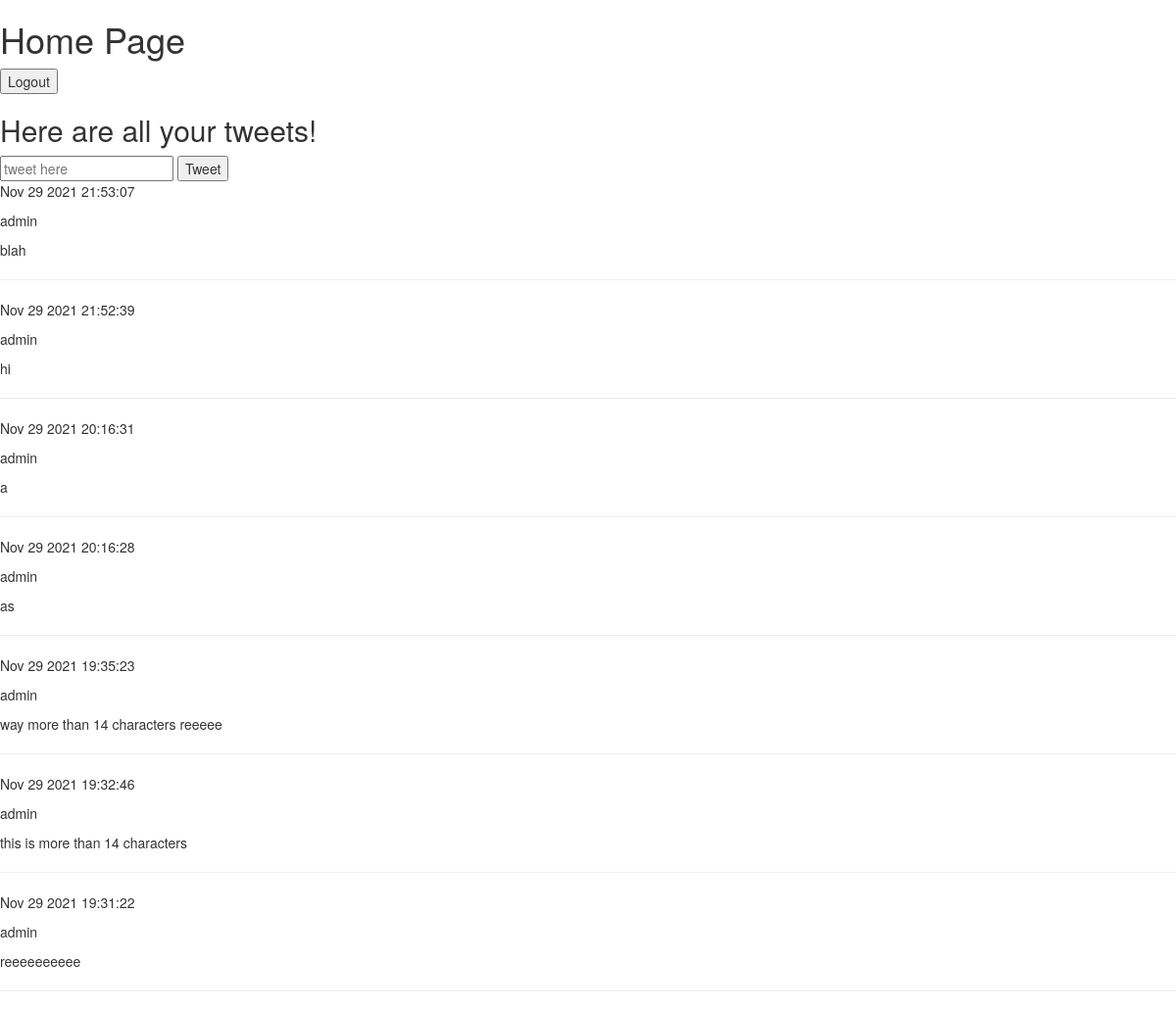
Page /core/ (signed in) on the earlier database version.
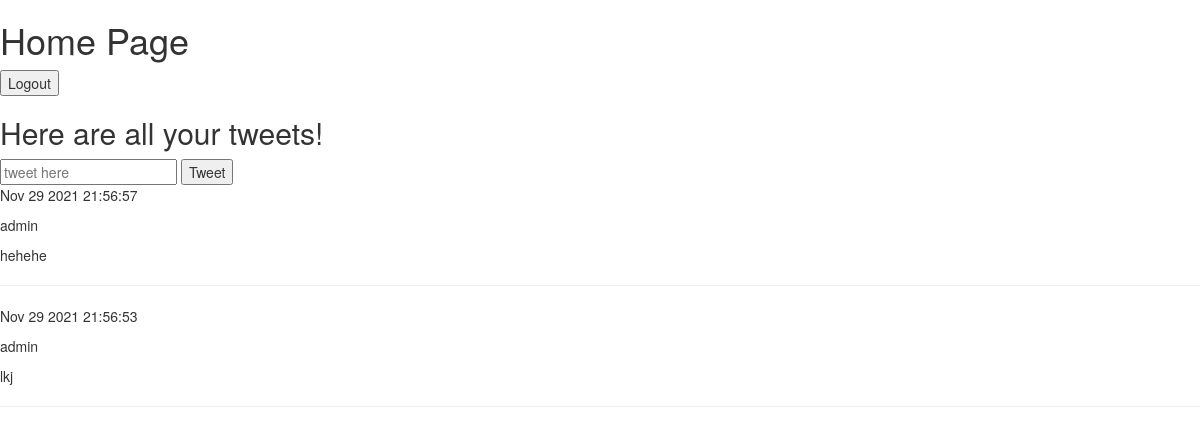
Same page on the later database version.
### core/models.py (models this page shows, shortened)
class Tweet(models.Model):
    created_at = models.DateTimeField(auto_now_add=True)
    author = models.ForeignKey(
        User, related_name="User", on_delete=models.CASCADE, null=True
    )
    body = models.TextField(max_length=280)
    def get_datetime(self):
        return self.created_at.strftime("%b %d %Y %H:%M:%S")

### core/views.py (the view)
# urls.py: path("", home, name="home"),
def home(request):
    if request.method == "POST":
        Tweet.objects.create(
            author=request.user,
            body=request.POST["body"],
        )
        return redirect(reverse("home"))
    if request.user.is_authenticated:
        context = {
            "title": "Home",
            "tweets": Tweet.objects.filter(author=request.user).order_by("-created_at"),
        }
        return render(request, "core/home.html", context)
    return redirect(reverse("login"))

### core/templates/core/home.html (shortened to what this page needs)
{% extends "base.html" %}
{% block content %}
<h1>Home Page</h1>
<form method="GET" action="/core/logout">
    <input type="submit" value="Logout">
</form>
<h2>Here are all your tweets!</h2>
<form method="POST" action="/core/">
    <input type="text" name="body" required placeholder="tweet here" minlength="1" maxlength="280">
    <button type="submit">Tweet</button>
</form>
{% for tweet in tweets %}
    <p>{{ tweet.get_datetime }}</p>
    <p>{{ tweet.author }}</p>
    <p>{{ tweet.body }}</p>
    <hr>
{% endfor %}
{% endblock %}

Differences in the rows shown:
removed Tweet: get_datetime "Nov 29 2021 21:53:07", author "admin", body "blah"
removed Tweet: get_datetime "Nov 29 2021 21:52:39", author "admin", body "hi"
removed Tweet: get_datetime "Nov 29 2021 20:16:31", author "admin", body "a"
removed Tweet: get_datetime "Nov 29 2021 20:16:28", author "admin", body "as"
removed Tweet: get_datetime "Nov 29 2021 19:35:23", author "admin", body "way more than 14 characters reeeee"
removed Tweet: get_datetime "Nov 29 2021 19:32:46", author "admin", body "this is more than 14 characters"
removed Tweet: get_datetime "Nov 29 2021 19:31:22", author "admin", body "reeeeeeeeee"
added Tweet: get_datetime "Nov 29 2021 21:56:57", author "admin", body "hehehe"
added Tweet: get_datetime "Nov 29 2021 21:56:53", author "admin", body "lkj"
